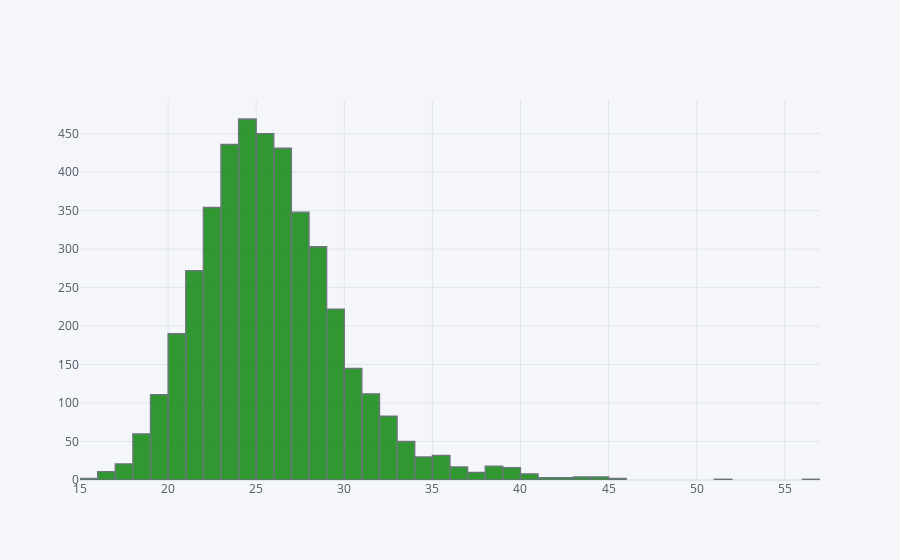

Here is the notebook cell this chart was saved with:
### Code cell
df['BMI'].iplot(kind='hist',bins=50,color='green')

### Figure 1 — Plotly figure (JSON) as saved in the notebook; plotly's stock layout.template omitted (floating-point values rounded to 4 significant figures; data arrays with more than 128 entries replaced by an {"elided": "..."} marker saying what was removed)
{"data": [{"histfunc": "count", "histnorm": "", "marker": {"color": "rgba(0, 128, 0, 1.0)", "line": {"color": "#4D5663", "width": 1.3}}, "name": "BMI", "nbinsx": 50, "opacity": 0.8, "orientation": "v", "type": "histogram", "x": {"elided": "4238 float values"}}], "layout": {"barmode": "overlay", "legend": {"bgcolor": "#F5F6F9", "font": {"color": "#4D5663"}}, "paper_bgcolor": "#F5F6F9", "plot_bgcolor": "#F5F6F9", "title": {"font": {"color": "#4D5663"}}, "xaxis": {"gridcolor": "#E1E5ED", "showgrid": true, "tickfont": {"color": "#4D5663"}, "title": {"font": {"color": "#4D5663"}, "text": ""}, "zerolinecolor": "#E1E5ED"}, "yaxis": {"gridcolor": "#E1E5ED", "showgrid": true, "tickfont": {"color": "#4D5663"}, "title": {"font": {"color": "#4D5663"}, "text": ""}, "zerolinecolor": "#E1E5ED"}}}
